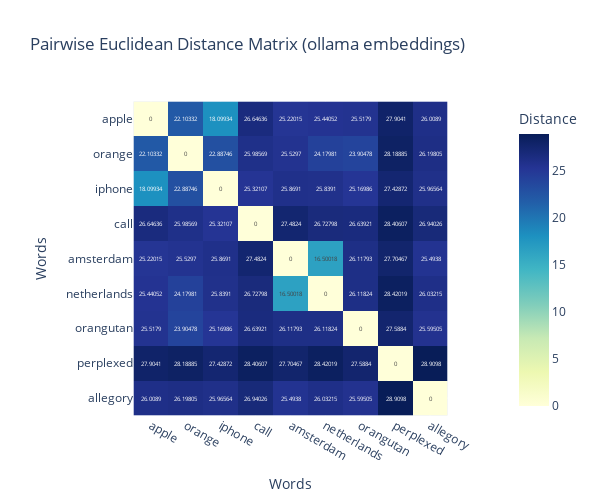

Source (notebook cell):
### Code cell
# Initialize the OllamaEmbeddings model
ollama_model = OllamaEmbeddings(model="nomic-embed-text")
calculate_and_visualize_distances(ollama_model, word_list, "ollama embeddings")

### Figure 1 — Plotly figure (JSON) as saved in the notebook; plotly's stock layout.template omitted (floating-point values rounded to 4 significant figures)
{"data": [{"coloraxis": "coloraxis", "hovertemplate": "Words: %{x}<br>Words: %{y}<br>Distance: %{z}<extra></extra>", "name": "0", "texttemplate": "%{z}", "type": "heatmap", "x": ["apple", "orange", "iphone", "call", "amsterdam", "netherlands", "orangutan", "perplexed", "allegory"], "xaxis": "x", "y": ["apple", "orange", "iphone", "call", "amsterdam", "netherlands", "orangutan", "perplexed", "allegory"], "yaxis": "y", "z": [[0, 22.1, 18.1, 26.65, 25.22, 25.44, 25.52, 27.9, 26.01], [22.1, 0, 22.89, 25.99, 25.53, 24.18, 23.9, 28.19, 26.2], [18.1, 22.89, 0, 25.32, 25.87, 25.84, 25.17, 27.43, 25.97], [26.65, 25.99, 25.32, 0, 27.48, 26.73, 26.64, 28.41, 26.94], [25.22, 25.53, 25.87, 27.48, 0, 16.5, 26.12, 27.7, 25.49], [25.44, 24.18, 25.84, 26.73, 16.5, 0, 26.12, 28.42, 26.03], [25.52, 23.9, 25.17, 26.64, 26.12, 26.12, 0, 27.59, 25.6], [27.9, 28.19, 27.43, 28.41, 27.7, 28.42, 27.59, 0, 28.91], [26.01, 26.2, 25.97, 26.94, 25.49, 26.03, 25.6, 28.91, 0]]}], "layout": {"coloraxis": {"colorbar": {"title": {"text": "Distance"}}, "colorscale": [[0, "rgb(255,255,217)"], [0.125, "rgb(237,248,177)"], [0.25, "rgb(199,233,180)"], [0.375, "rgb(127,205,187)"], [0.5, "rgb(65,182,196)"], [0.625, "rgb(29,145,192)"], [0.75, "rgb(34,94,168)"], [0.875, "rgb(37,52,148)"], [1, "rgb(8,29,88)"]]}, "height": 500, "title": {"text": "Pairwise Euclidean Distance Matrix (ollama embeddings)"}, "width": 600, "xaxis": {"anchor": "y", "constrain": "domain", "domain": [0, 1], "scaleanchor": "y", "title": {"text": "Words"}}, "yaxis": {"anchor": "x", "autorange": "reversed", "constrain": "domain", "domain": [0, 1], "title": {"text": "Words"}}}}
